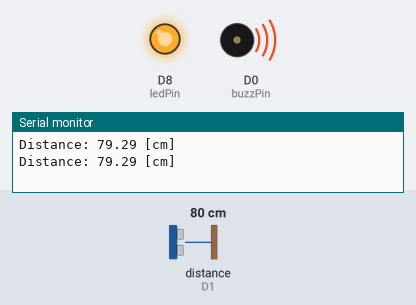
The sketch below on a simulated ESP8266 (NodeMCU). Parts: output pins drawn as LEDs (lit = HIGH), buzzer (waves = sounding), the last lines printed to the serial monitor. Wiring (inferred from the names in the program): ultrasonic range finder: trigger D2; echo D1. The inputs (shaded band) are chosen by the test bench; at power-on: distance to the obstacle (sensor on D1) 80 cm. The echo pulse lasts 58.3 µs per cm; pins used as bus, display or sensor lines are not drawn.

Above: at 2.2 s.
2.3 s: distance to the obstacle (sensor on D1) set to 85 cm
At 3.7 s:
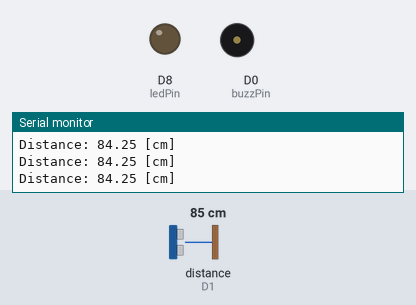
4.5 s: distance to the obstacle (sensor on D1) set to 2 cm
At 5.0 s:
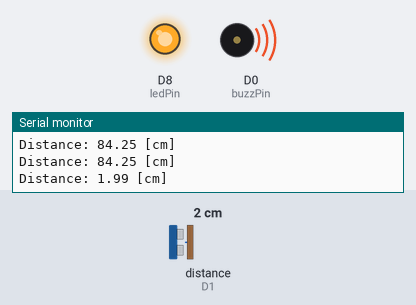
6.0 s: distance to the obstacle (sensor on D1) set to 120 cm
At 6.48 s:
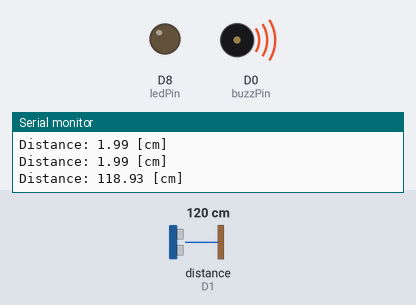
Timing chart, 0 to 9.0 s (numbered marks = the images above; inputs shaded):
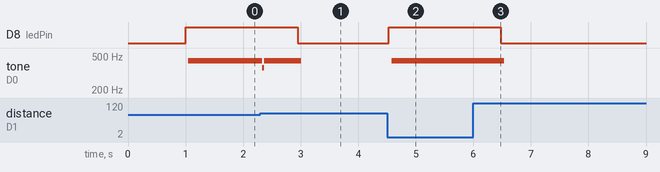

Measured:
- the behaviour switches between 80 and 81 cm on distance to the obstacle (sensor on D1) (found by bisection; images 0 and 1)
- after the input at 2.3 s, D8 (ledPin): HIGH → LOW after 0.65 s
- after the input at 4.5 s, D8 (ledPin): LOW → HIGH at once; tone on D0 (buzzPin): silent → 439 Hz after 0.08 s
- after the input at 6.0 s, D8 (ledPin): HIGH → LOW after 0.48 s; tone on D0 (buzzPin): 439 Hz → silent after 0.54 s

The sketch:

car.ino
```cpp
// defines pins numbers
const int trigPin = D2;
const int echoPin = D1;
const int buzzPin = D0;
const int ledPin = D8;
// defines variables
long duration;
double distance;
void setup() {
  pinMode(trigPin, OUTPUT); // Sets the trigPin as an Output
  pinMode(echoPin, INPUT); // Sets the echoPin as an Input
  Serial.begin(9600); // Starts the serial communication
  pinMode(buzzPin, OUTPUT);
  delay(1000);
  pinMode(ledPin, OUTPUT);
}
#define m_c 3830 // 261 Hz
#define d 3400 // 294 Hz
#define e 3038 // 329 Hz
#define f 2864 // 349 Hz
#define g 2550 // 392 Hz
#define a 2272 // 440 Hz
#define b 2028 // 493 Hz
#define C 1912 // 523 Hz
// Define a special note, 'R', to represent a rest
#define R 0
// MELODY and TIMING =======================================
// melody[] is an array of notes, accompanied by beats[],
// which sets each note's relative length (higher #, longer note)
int melody[] = { g, g, a, a, g, g, e, g, g, e, e, d };
int beats[] = { 16, 16, 16, 16, 8, 8, 32, 16, 16, 8, 8, 16 };
int MAX_COUNT = sizeof(melody) / 2; // Melody length, for looping.
// Set overall tempo
long tempo = 40000; //10000
// Set length of pause between notes
int pause = 1000; //1000
// Loop variable to increase Rest length
int rest_count = 100; //<-BLETCHEROUS HACK; See NOTES
// Initialize core variables
int tone_ = 0;
int beat = 0;
long duration_buzzer = 0;
// PLAY TONE ==============================================
// Pulse the speaker to play a tone for a particular duration_buzzer
void playTone() {
  long elapsed_time = 0;
  if (tone_ > 0) { // if this isn't a Rest beat, while the tone has
    // played less long than 'duration_buzzer', pulse speaker HIGH and LOW
    while (elapsed_time < duration_buzzer) {
      digitalWrite(buzzPin, HIGH);
      delayMicroseconds(tone_ / 2);
      // DOWN
      digitalWrite(buzzPin, LOW);
      delayMicroseconds(tone_ / 2);
      // Keep track of how long we pulsed

      elapsed_time += (tone_);
    }
  }
  else { // Rest beat; loop times delay
    for (int j = 0; j < rest_count; j++) { // See NOTE on rest_count
      delayMicroseconds(duration_buzzer);
    }
  }
}


void loop() {
  // Clears the trigPin
  digitalWrite(trigPin, LOW);
  delayMicroseconds(2);
  // Sets the trigPin on HIGH state for 10 micro seconds
  digitalWrite(trigPin, HIGH);
  delayMicroseconds(10);
  digitalWrite(trigPin, LOW);
  // Reads the echoPin, returns the sound wave travel time in microseconds
  duration = pulseIn(echoPin, HIGH);
  // Calculating the distance
  distance = duration * 0.034 / 2; //cm
  // Prints the distance on the Serial Monitor
  Serial.print("Distance: ");
  Serial.print(distance);
  Serial.println(" [cm]");


  // test and see if 80 cm is reach. if it is, turn on buzzer and light
  if (distance <= 80)
  {
    digitalWrite(ledPin, HIGH);
    tone_ = melody[2];
    beat = beats[2];
    duration_buzzer = beat * tempo; // Set up timing
    playTone();
    // A pause between notes...
    delayMicroseconds(pause);
  }

  // if it is beyond 80 cm turn light and buzzer off
  else {
    digitalWrite(ledPin, LOW);
  }
}
```
